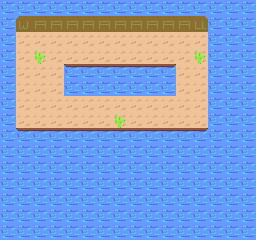

This game map was drawn from its Tiled (.tmx) file and the tilesets committed beside it. A one-line description and the full map source follow:
An orthogonal 16x15 tile map with 16x16 px tiles, 3 tile layers (Tile Layer 2, Tile Layer 1, Tile Layer 3) and 6 objects (spawn).

<map version="1.10" tiledversion="1.10.2" orientation="orthogonal" renderorder="right-down" width="16" height="15" tilewidth="16" tileheight="16" infinite="0" nextlayerid="6" nextobjectid="7">
 <editorsettings>
  <export target="testmap.lua" format="lua" />
 </editorsettings>
 <tileset firstgid="1" name="test_tileset" tilewidth="16" tileheight="16" tilecount="128" columns="16">
  <image source="../../assets/sprites/world/tilesets/test_tileset.png" width="256" height="128" />
 </tileset>
 <objectgroup color="#ff0000" id="2" name="collision">
  <properties>
   <property name="collidable" type="bool" value="true" />
  </properties>
  <object id="1" x="16" y="16" width="192" height="16">
   <properties>
    <property name="collidable" type="bool" value="true" />
   </properties>
  </object>
  <object id="2" x="208" y="32" width="16" height="96">
   <properties>
    <property name="collidable" type="bool" value="true" />
   </properties>
  </object>
  <object id="3" x="16" y="128" width="192" height="16">
   <properties>
    <property name="collidable" type="bool" value="true" />
   </properties>
  </object>
  <object id="4" x="0" y="32" width="16" height="96">
   <properties>
    <property name="collidable" type="bool" value="true" />
   </properties>
  </object>
  <object id="5" x="64" y="64" width="112" height="32">
   <properties>
    <property name="collidable" type="bool" value="true" />
   </properties>
  </object>
 </objectgroup>
 <layer id="3" name="Tile Layer 2" width="16" height="15">
  <data encoding="csv">
13,13,13,13,13,13,13,13,13,13,13,13,13,13,13,13,
13,13,13,13,13,13,13,13,13,13,13,13,13,13,13,13,
13,13,13,13,13,13,13,13,13,13,13,13,13,13,13,13,
13,13,13,13,13,13,13,13,13,13,13,13,13,13,13,13,
13,13,13,13,13,13,13,13,13,13,13,13,13,13,13,13,
13,13,13,13,13,13,13,13,13,13,13,13,13,13,13,13,
13,13,13,13,13,13,13,13,13,13,13,13,13,13,13,13,
13,13,13,13,13,13,13,13,13,13,13,13,13,13,13,13,
13,13,13,13,13,13,13,13,13,13,13,13,13,13,13,13,
13,13,13,13,13,13,13,13,13,13,13,13,13,13,13,13,
13,13,13,13,13,13,13,13,13,13,13,13,13,13,13,13,
13,13,13,13,13,13,13,13,13,13,13,13,13,13,13,13,
13,13,13,13,13,13,13,13,13,13,13,13,13,13,13,13,
13,13,13,13,13,13,13,13,13,13,13,13,13,13,13,13,
13,13,13,13,13,13,13,13,13,13,13,13,13,13,13,13
</data>
 </layer>
 <layer id="1" name="Tile Layer 1" width="16" height="15">
  <data encoding="csv">
0,0,0,0,0,0,0,0,0,0,0,0,0,0,0,0,
0,3,4,4,4,4,4,4,4,4,4,4,5,0,0,0,
0,1,1,1,1,1,1,1,1,1,1,1,1,0,0,0,
0,1,1,1,1,1,1,1,1,1,1,1,1,0,0,0,
0,1,1,1,8,9,9,9,9,9,10,1,1,0,0,0,
0,1,1,1,0,0,0,0,0,0,0,1,1,0,0,0,
0,1,1,1,1,1,1,1,1,1,1,1,1,0,0,0,
0,1,1,1,1,1,1,1,1,1,1,1,1,0,0,0,
0,8,9,9,9,9,9,9,9,9,9,9,10,0,0,0,
0,0,0,0,0,0,0,0,0,0,0,0,0,0,0,0,
0,0,0,0,0,0,0,0,0,0,0,0,0,0,0,0,
0,0,0,0,0,0,0,0,0,0,0,0,0,0,0,0,
0,0,0,0,0,0,0,0,0,0,0,0,0,0,0,0,
0,0,0,0,0,0,0,0,0,0,0,0,0,0,0,0,
0,0,0,0,0,0,0,0,0,0,0,0,0,0,0,0
</data>
 </layer>
 <layer id="4" name="Tile Layer 3" width="16" height="15">
  <data encoding="csv">
0,0,0,0,0,0,0,0,0,0,0,0,0,0,0,0,
0,0,0,0,0,0,0,0,0,0,0,0,0,0,0,0,
0,0,0,0,0,0,0,0,0,0,0,0,0,0,0,0,
0,0,7,0,0,0,0,0,0,0,0,0,7,0,0,0,
0,0,0,0,0,0,0,0,0,0,0,0,0,0,0,0,
0,0,0,0,0,0,0,0,0,0,0,0,0,0,0,0,
0,0,0,0,0,0,0,0,0,0,0,0,0,0,0,0,
0,0,0,0,0,0,0,7,0,0,0,0,0,0,0,0,
0,0,0,0,0,0,0,0,0,0,0,0,0,0,0,0,
0,0,0,0,0,0,0,0,0,0,0,0,0,0,0,0,
0,0,0,0,0,0,0,0,0,0,0,0,0,0,0,0,
0,0,0,0,0,0,0,0,0,0,0,0,0,0,0,0,
0,0,0,0,0,0,0,0,0,0,0,0,0,0,0,0,
0,0,0,0,0,0,0,0,0,0,0,0,0,0,0,0,
0,0,0,0,0,0,0,0,0,0,0,0,0,0,0,0
</data>
 </layer>
 <objectgroup id="5" name="markers">
  <object id="6" name="spawn" x="112" y="48">
   <point />
  </object>
 </objectgroup>
</map>